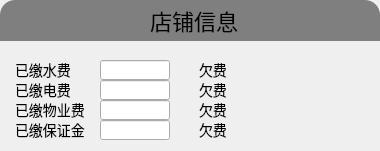
     <widget class="QWidget" name="shopInfomation" native="true">
      <property name="geometry">
       <rect>
        <x>440</x>
        <y>90</y>
        <width>380</width>
        <height>151</height>
       </rect>
      </property>
      <property name="styleSheet">
       <string notr="true">#shopInfomation
{
	background:white;
 border-top-left-radius:15px;
	border-top-right-radius:15px;

}
</string>
      </property>
      <widget class="QWidget" name="widget_12" native="true">
       <property name="geometry">
        <rect>
         <x>0</x>
         <y>0</y>
         <width>380</width>
         <height>41</height>
        </rect>
       </property>
       <property name="styleSheet">
        <string notr="true">QWidget
{
	background:rgb(127, 127, 127);
 border-top-left-radius:15px;
	border-top-right-radius:15px;
}
</string>
       </property>
       <widget class="QLabel" name="label_14">
        <property name="geometry">
         <rect>
          <x>150</x>
          <y>5</y>
          <width>101</width>
          <height>31</height>
         </rect>
        </property>
        <property name="styleSheet">
         <string notr="true">font-size:22px</string>
        </property>
        <property name="text">
         <string>店铺信息</string>
        </property>
       </widget>
      </widget>
      <widget class="QLabel" name="label_19">
       <property name="geometry">
        <rect>
         <x>15</x>
         <y>60</y>
         <width>60</width>
         <height>20</height>
        </rect>
       </property>
       <property name="styleSheet">
        <string notr="true">background:transparent;
font-size:14px</string>
       </property>
       <property name="text">
        <string>已缴水费：</string>
       </property>
      </widget>
      <widget class="QLabel" name="label_20">
       <property name="geometry">
        <rect>
         <x>15</x>
         <y>80</y>
         <width>60</width>
         <height>20</height>
        </rect>
       </property>
       <property name="styleSheet">
        <string notr="true">background:transparent;
font-size:14px</string>
       </property>
       <property name="text">
        <string>已缴电费：</string>
       </property>
      </widget>
      <widget class="QLabel" name="label_21">
       <property name="geometry">
        <rect>
         <x>15</x>
         <y>100</y>
         <width>75</width>
         <height>20</height>
        </rect>
       </property>
       <property name="styleSheet">
        <string notr="true">background:transparent;
font-size:14px</string>
       </property>
       <property name="text">
        <string>已缴物业费：</string>
       </property>
      </widget>
      <widget class="QLabel" name="label_22">
       <property name="geometry">
        <rect>
         <x>15</x>
         <y>120</y>
         <width>75</width>
         <height>20</height>
        </rect>
       </property>
       <property name="styleSheet">
        <string notr="true">background:transparent;
font-size:14px</string>
       </property>
       <property name="text">
        <string>已缴保证金：</string>
       </property>
      </widget>
      <widget class="QCheckBox" name="oweWaterFee">
       <property name="geometry">
        <rect>
         <x>180</x>
         <y>60</y>
         <width>50</width>
         <height>20</height>
        </rect>
       </property>
       <property name="styleSheet">
        <string notr="true">background:transparent;
font-size:14px</string>
       </property>
       <property name="text">
        <string>欠费</string>
       </property>
       <property name="checkable">
        <bool>false</bool>
       </property>
      </widget>
      <widget class="QCheckBox" name="oweElectricFee">
       <property name="geometry">
        <rect>
         <x>180</x>
         <y>80</y>
         <width>50</width>
         <height>20</height>
        </rect>
       </property>
       <property name="styleSheet">
        <string notr="true">background:transparent;
font-size:14px</string>
       </property>
       <property name="text">
        <string>欠费</string>
       </property>
       <property name="checkable">
        <bool>false</bool>
       </property>
      </widget>
      <widget class="QCheckBox" name="owePropertyFee">
       <property name="geometry">
        <rect>
         <x>180</x>
         <y>100</y>
         <width>50</width>
         <height>20</height>
        </rect>
       </property>
       <property name="styleSheet">
        <string notr="true">background:transparent;
font-size:14px</string>
       </property>
       <property name="text">
        <string>欠费</string>
       </property>
       <property name="checkable">
        <bool>false</bool>
       </property>
      </widget>
      <widget class="QCheckBox" name="oweGuaranteePaid">
       <property name="geometry">
        <rect>
         <x>180</x>
         <y>120</y>
         <width>50</width>
         <height>20</height>
        </rect>
       </property>
       <property name="styleSheet">
        <string notr="true">background:transparent;
font-size:14px</string>
       </property>
       <property name="text">
        <string>欠费</string>
       </property>
       <property name="checkable">
        <bool>false</bool>
       </property>
      </widget>
      <widget class="QLineEdit" name="waterFeePaid">
       <property name="geometry">
        <rect>
         <x>100</x>
         <y>60</y>
         <width>70</width>
         <height>20</height>
        </rect>
       </property>
       <property name="readOnly">
        <bool>true</bool>
       </property>
      </widget>
      <widget class="QLineEdit" name="electricFeePaid">
       <property name="geometry">
        <rect>
         <x>100</x>
         <y>80</y>
         <width>70</width>
         <height>20</height>
        </rect>
       </property>
       <property name="readOnly">
        <bool>true</bool>
       </property>
      </widget>
      <widget class="QLineEdit" name="propertyFee">
       <property name="geometry">
        <rect>
         <x>100</x>
         <y>100</y>
         <width>70</width>
         <height>20</height>
        </rect>
       </property>
       <property name="readOnly">
        <bool>true</bool>
       </property>
      </widget>
      <widget class="QLineEdit" name="guaranteePaid">
       <property name="geometry">
        <rect>
         <x>100</x>
         <y>120</y>
         <width>70</width>
         <height>20</height>
        </rect>
       </property>
       <property name="readOnly">
        <bool>true</bool>
       </property>
      </widget>
     </widget>
